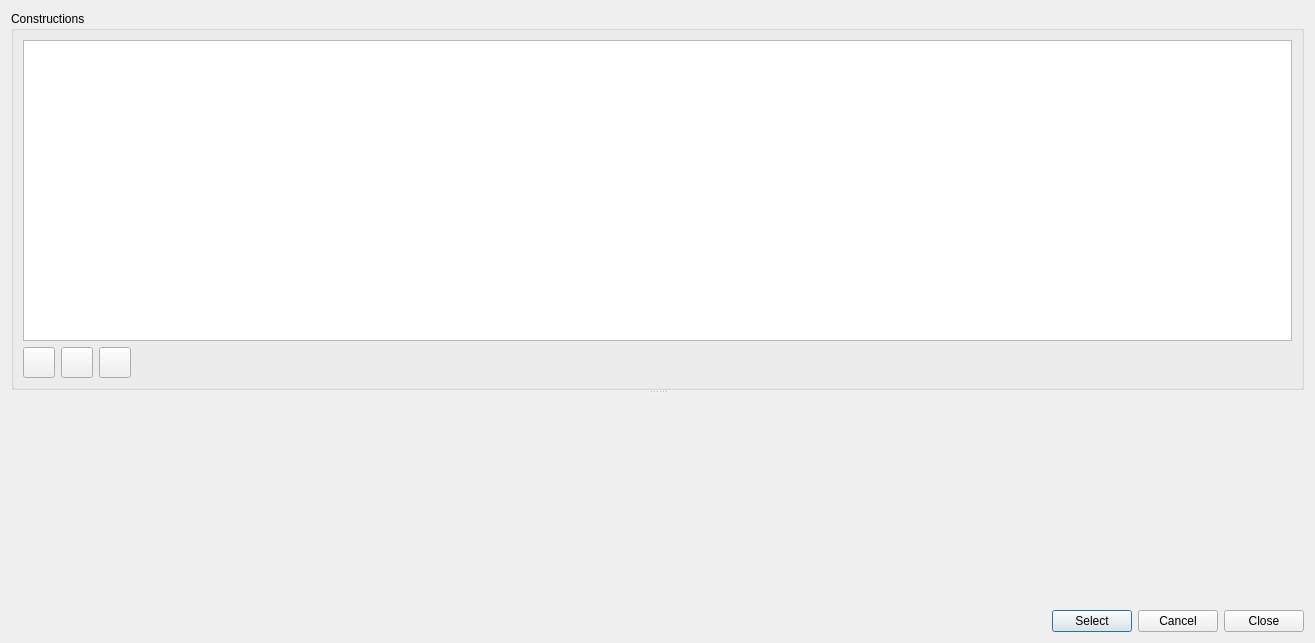
<?xml version="1.0" encoding="UTF-8"?>
<ui version="4.0">
 <class>SVDBConstructionEditDialog</class>
 <widget class="QDialog" name="SVDBConstructionEditDialog">
  <property name="geometry">
   <rect>
    <x>0</x>
    <y>0</y>
    <width>1315</width>
    <height>643</height>
   </rect>
  </property>
  <property name="windowTitle">
   <string>Construction Database</string>
  </property>
  <layout class="QVBoxLayout" name="verticalLayout">
   <item>
    <widget class="QSplitter" name="splitter">
     <property name="orientation">
      <enum>Qt::Vertical</enum>
     </property>
     <widget class="QGroupBox" name="groupBox">
      <property name="title">
       <string>Constructions</string>
      </property>
      <layout class="QGridLayout" name="gridLayout">
       <item row="0" column="0" colspan="4">
        <widget class="QTableView" name="tableView">
         <property name="alternatingRowColors">
          <bool>true</bool>
         </property>
         <property name="selectionMode">
          <enum>QAbstractItemView::SingleSelection</enum>
         </property>
         <property name="selectionBehavior">
          <enum>QAbstractItemView::SelectRows</enum>
         </property>
         <attribute name="horizontalHeaderVisible">
          <bool>false</bool>
         </attribute>
        </widget>
       </item>
       <item row="1" column="0">
        <widget class="QToolButton" name="toolButtonAdd">
         <property name="icon">
          <iconset resource="../resources/SIM-VICUS.qrc">
           <normaloff>:/gfx/actions/24x24/plus.png</normaloff>:/gfx/actions/24x24/plus.png</iconset>
         </property>
         <property name="iconSize">
          <size>
           <width>24</width>
           <height>24</height>
          </size>
         </property>
        </widget>
       </item>
       <item row="1" column="1">
        <widget class="QToolButton" name="toolButtonCopy">
         <property name="icon">
          <iconset resource="../resources/SIM-VICUS.qrc">
           <normaloff>:/gfx/actions/24x24/editcopy.png</normaloff>:/gfx/actions/24x24/editcopy.png</iconset>
         </property>
         <property name="iconSize">
          <size>
           <width>24</width>
           <height>24</height>
          </size>
         </property>
        </widget>
       </item>
       <item row="1" column="2">
        <widget class="QToolButton" name="toolButtonRemove">
         <property name="icon">
          <iconset resource="../resources/SIM-VICUS.qrc">
           <normaloff>:/gfx/actions/24x24/minus.png</normaloff>:/gfx/actions/24x24/minus.png</iconset>
         </property>
         <property name="iconSize">
          <size>
           <width>24</width>
           <height>24</height>
          </size>
         </property>
        </widget>
       </item>
       <item row="1" column="3">
        <spacer name="horizontalSpacer">
         <property name="orientation">
          <enum>Qt::Horizontal</enum>
         </property>
         <property name="sizeHint" stdset="0">
          <size>
           <width>1156</width>
           <height>20</height>
          </size>
         </property>
        </spacer>
       </item>
      </layout>
     </widget>
     <widget class="SVDBConstructionEditWidget" name="editWidget" native="true">
      <property name="minimumSize">
       <size>
        <width>0</width>
        <height>150</height>
       </size>
      </property>
     </widget>
    </widget>
   </item>
   <item>
    <layout class="QHBoxLayout" name="horizontalLayout">
     <item>
      <spacer name="horizontalSpacer_2">
       <property name="orientation">
        <enum>Qt::Horizontal</enum>
       </property>
       <property name="sizeHint" stdset="0">
        <size>
         <width>40</width>
         <height>20</height>
        </size>
       </property>
      </spacer>
     </item>
     <item>
      <widget class="QPushButton" name="pushButtonSelect">
       <property name="text">
        <string>Select</string>
       </property>
      </widget>
     </item>
     <item>
      <widget class="QPushButton" name="pushButtonCancel">
       <property name="text">
        <string>Cancel</string>
       </property>
      </widget>
     </item>
     <item>
      <widget class="QPushButton" name="pushButtonClose">
       <property name="text">
        <string>Close</string>
       </property>
      </widget>
     </item>
    </layout>
   </item>
  </layout>
 </widget>
 <customwidgets>
  <customwidget>
   <class>SVDBConstructionEditWidget</class>
   <extends>QWidget</extends>
   <header>SVDBConstructionEditWidget.h</header>
   <container>1</container>
  </customwidget>
 </customwidgets>
 <resources>
  <include location="../resources/SIM-VICUS.qrc"/>
 </resources>
 <connections/>
</ui>
